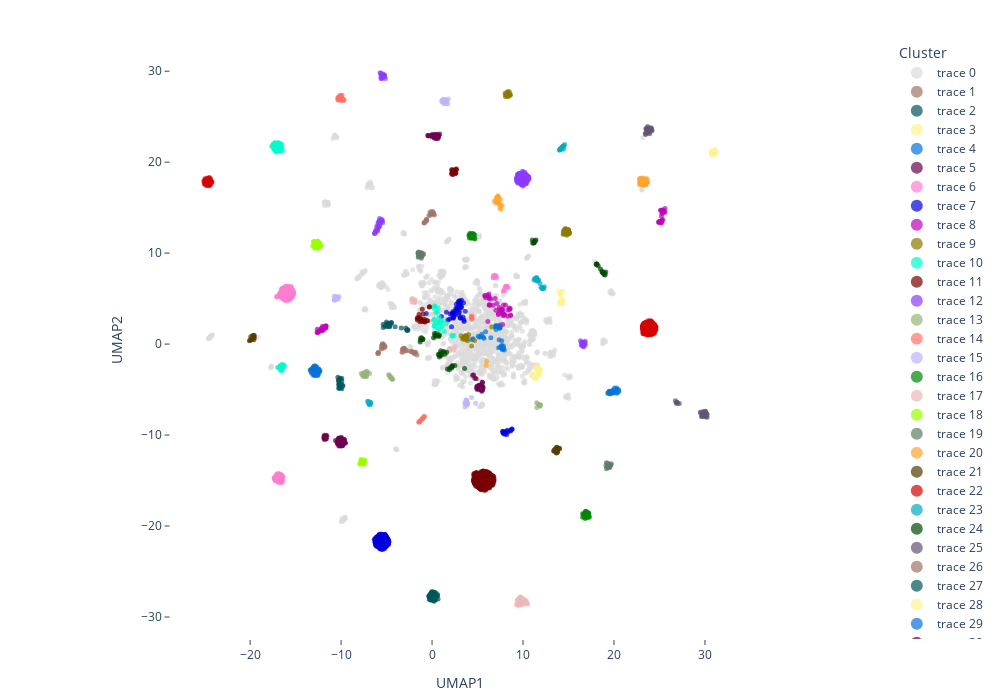

Notebook code for this chart:
### Code cell
metadata_cluster_file = '/Users/polina/genetics_gsea/data/for_umap/metadata_clusters_poincare.tsv'
fig = build_umap_plot_2d_clusters_from_metadata(metadata_cluster_file)
fig
